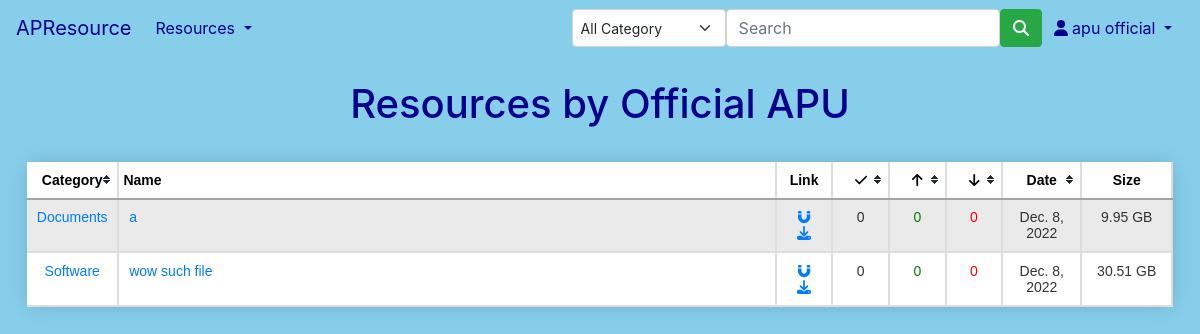
The page /apfiles/ (signed in) on the database its author committed.
### main/models.py (models this page shows, shortened)
class TorFile(models.Model):
    user = models.ForeignKey(User, on_delete=models.CASCADE, default=None)
    title = models.CharField(max_length=200)
    desc = models.TextField(max_length=1000)
    file_field = models.FileField(upload_to="uploads/",validators=[validate_is_torrent,])
    date = models.DateField(auto_now_add=True)
    file_size = models.CharField(max_length=20, default=0)
    magnet = models.CharField(max_length=200, default="")
    infohash = models.CharField(max_length=200, default=0)
    total_completed = models.IntegerField(default=0)
    total_seeds = models.IntegerField(default=0)
    total_leechers = models.IntegerField(default=0)
    category = models.CharField(max_length=10, choices=CAT_LIST,default="None")

### main/views.py (the view)
# urls.py: path("apfiles/", views.apfiles, name="apfiles"),
@login_required(login_url="/account/login")
def apfiles(response):
    all_files = TorFile.objects.filter(user=2)
    return render(response, "main/apfiles.html",{
        "all_files":all_files
    })

### main/templates/main/apfiles.html (shortened to what this page needs)
{% extends "main/base.html" %}
{% block content %}
<div class="text-center title">
   <h1>Resources by Official APU</h1>
</div>
<div class="container">
<table id="myTable" class="tablesorter tablesorter-default">
   <thead>
      <tr>
         <th style="width: 6%;" scope="col" class="text-center">Category</th>
         <th style="width: 59%;" scope="col" class="sorter-false">Name</th>
         <th style="width: 5%;" scope="col" class="text-center sorter-false">Link</th>
         <th style="width: 5%;" scope="col" class="text-center" title="Completed Downloads"><i class="fa fa-check"></i></th>
         <th style="width: 5%;" scope="col" class="text-center" title="Seeds"><i class="fa fa-arrow-up"></i></th>
         <th style="width: 5%;" scope="col" class="text-center" title="Leechers"><i class="fa fa-arrow-down"></i></th>
         <th style="width: 7%;" scope="col" class="text-center">Date</th>
         <th style="width: 8%;" scope="col" class="text-center sorter-false">Size</th>
      </tr>
   </thead>
   <tbody>
   {% for files in all_files%}
      <tr>
         <td class="text-center"><a href="/apfilter/{{files.category}}">{{files.category}}</a></td>
         <td><a href="/{{files.id}}">{{files.title}}</a></td>
         <td class="text-center">
            <a href="{{files.magnet}}"><i class="fa fa-magnet"></i></a>
            <a class="mx-1" href="{{files.file_field.url}}"><i class="fa fa-download"></i></a>
         </td>
         <td class="text-center">{{files.total_completed}}</td>
         <td class="text-center" style="color: green;">{{files.total_seeds}}</td>
         <td class="text-center" style="color: red;">{{files.total_leechers}}</td>
         <td class="text-center">{{files.date}}</td>
         <td class="text-center">{{files.file_size}}</td>
      </tr>
   {% endfor %}
   </tbody>
</table>
</div>
{% endblock %}

### main/templates/main/base.html (shortened to what this page needs)
{% load static %}
<!DOCTYPE html>
<html>
<head>
    <link href="https://cdn.jsdelivr.net/npm/bootstrap@5.0.2/dist/css/bootstrap.min.css" rel="stylesheet">
    <link rel="stylesheet" href="https://cdn.jsdelivr.net/npm/bootstrap@4.0.0/dist/css/bootstrap.min.css">
    <nav class="navbar navbar-expand-lg navbar-dark">
      <a class="navbar-brand" href="#" style="color: darkblue;">APResource</a>
      <div class="collapse navbar-collapse" id="navbarSupportedContent">
        {% if user.is_authenticated %}
          <ul class="navbar-nav me-auto mb-2 mb-lg-0">
            <li class="nav-item dropdown">
              <a class="nav-link dropdown-toggle" href="#" id="navbarDropdown" role="button" data-bs-toggle="dropdown" aria-expanded="false" style="color: darkblue;">
                Resources
              </a>
            </li>
          </ul>
          <form class="d-flex" method="POST" action="{% url 'search' %}">
            <select class="form-select form-select-sm" name="filtered" >
              <option selected>All Category</option>
            </select>
            <input style="width: 300px;" class="form-control" type="search" placeholder="Search" aria-label="Search" name="searched">
            <button class="btn btn-success" type="submit"><i class="fa fa-search"></i></button>
          </form>
          <ul class="navbar-nav mx-1">
            <li class="nav-item dropdown">
              <a class="nav-link dropdown-toggle" href="#" role="button" data-bs-toggle="dropdown" style="color: darkblue;">
                <i class="fa fa-user"></i>
                {{request.user.first_name}} {{request.user.last_name}}
              </a>
            </li>
        </ul>
        {% endif %}
      </div>
    </nav>
</head>
<body style="background-color:#87CEEB;">
    <div id="content" name="content">
	{% block content %}
	{% endblock %}
   <link rel="stylesheet" href="{% static '/css/theme.default.css' %}">
    </div>
</body>
</html>

### static/css/theme.default.css (style rules this page uses)
.tablesorter-default { width: 100%; font: 14px Arial, Sans-serif; color: #333; background-color: #fff; margin: 10px 0 15px; text-align: left; min-width: 400px; box-shadow: 0 0 20px rgba(0, 0, 0, 0.15); border-radius: 1em; }
.tablesorter-default th, .tablesorter-default thead td { font-weight: bold; color: #000; background-color: #fff; border-collapse: collapse; border-right: #dddddd solid 2px; border-bottom: #A4A4A4 solid 2px; padding: 0; }
.tablesorter-default .header, .tablesorter-default .tablesorter-header { background-position: center right; background-repeat: no-repeat; cursor: pointer; white-space: normal; padding: 0.7em; }
.tablesorter-default thead .sorter-false { background-image: none; cursor: default; padding: 4px; }
.tablesorter-default td { border-right: #dddddd solid 2px; border-bottom: #dddddd solid 2px; padding: 0.7em; vertical-align: top; }
.tablesorter-default tr.odd > td { background-color: #EAEAEA }
.tablesorter-default tr.even > td { background-color: #ffffff; }

### main/templates/main/base.html (style rules this page uses)
body { background-color:#87CEEB; background-image:linear-gradient(0deg,#87CEEB,#87CEEB) no-repeat; }

### main/templates/main/apfiles.html (style rules this page uses)
.container { align-content: center; max-width: 98%; }
.title { color: darkblue; margin: 1.5em; }

### rows shown on the page
TorFile: category "Documents", title "a", total_completed "0", total_seeds "0", total_leechers "0", date "Dec. 8, 2022", file_size "9.95 GB"
TorFile: category "Software", title "wow such file", total_completed "0", total_seeds "0", total_leechers "0", date "Dec. 8, 2022", file_size "30.51 GB"

### other values the page prints
{{ request.user.first_name }} "apu"
{{ request.user.last_name }} "official"
